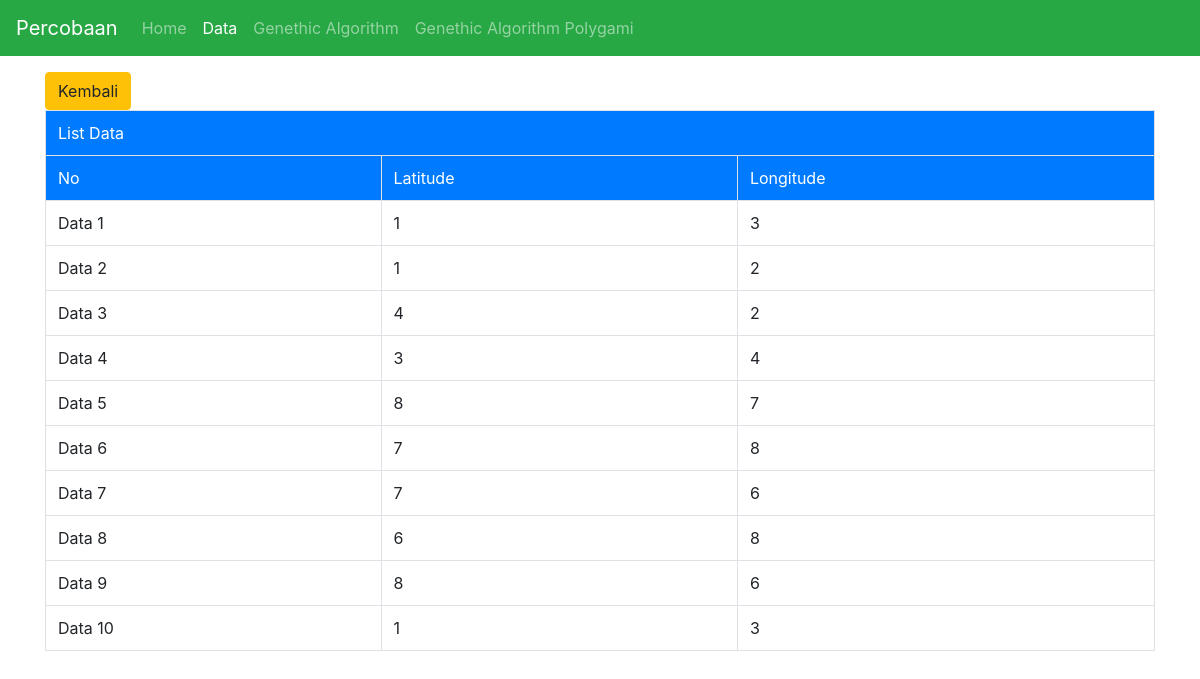
Page /index.php?act=data&detail_id=1 on the committed database.
### tables this page shows
CREATE TABLE `data_detail` (
  `data_detail_id` bigint(20) NOT NULL AUTO_INCREMENT,
  `data_id` bigint(20) DEFAULT NULL,
  `latitude` double DEFAULT NULL,
  `longitude` double DEFAULT NULL,
  PRIMARY KEY (`data_detail_id`)
);

### config/helper.php (called while the page is built, shortened)
<?php
function connection()
{
    $conn = new mysqli("localhost", "root", "", "db_skripsi");
    return $conn;
}
function getDataDetail($dataId = 1)
{
    $data = [];
    $conn = connection();
    $query = mysqli_query($conn, "select * from data_detail where data_id = '$dataId'");
    while ($row = mysqli_fetch_assoc($query)) {
        $data[] = $row;
    }
    return $data;
}

### data.php (the view, shortened to what this page needs)
<?php
$detailId = isset($_REQUEST["detail_id"])?$_REQUEST["detail_id"]:"";
?>
<div class="container mt-3">
    <?php
    if (strlen($detailId)>0) {
        $listData = getDataDetail($detailId);
        $chartData = buildChart($listData, []) ?>
            <a href="index.php?act=data" class="btn btn-warning pull-right"> Kembali</a>
            <table class="table table-bordered">
                <tr class="bg-primary text-white">
                    <td colspan="3">
                        List Data
                    </td>
                </tr>
                <tr class="bg-primary text-white">
                    <td>No</td>
                    <td>Latitude</td>
                    <td>Longitude</td>
                </tr>
                <?php
                foreach ($listData as $key => $data) {
                    ?>
                    <tr class="bg-default">
                        <td>Data <?php echo $key+1?></td>
                        <td><?php echo $data["latitude"]?></td>
                        <td><?php echo $data["longitude"]?></td>
                    </tr>
                    <?php
                } ?>
            </table>
        <div id="map"></div>
    <?php
    }?>
</div>

### index.php (shortened to what this page needs)
<?php
require "config/helper.php";
$act = $_REQUEST?$_REQUEST["act"]:"";
?>
<html>
<head>
<link rel="stylesheet" href="bower_components/bootstrap/dist/css/bootstrap.min.css"></link>
<link rel="stylesheet" href="media/css/custom.css"></link>
</head>
<body>
    <nav class="navbar navbar-expand-lg navbar-dark bg-success">
    <a class="navbar-brand" href="#">Percobaan</a>
    <div class="collapse navbar-collapse" id="navbarNavDropdown">
        <ul class="navbar-nav">
            <li class="nav-item <?php echo $act==""?"active":"";?>">
                <a class="nav-link" href="index.php">Home</a>
            </li>
            <li class="nav-item <?php echo $act=="data"?"active":"";?>">
                <a class="nav-link" href="index.php?act=data">Data</a>
            </li>
            <li class="nav-item <?php echo $act=="ga"?"active":"";?>">
                <a class="nav-link" href="index.php?act=ga">Genethic Algorithm</a>
            </li>
            <li class="nav-item <?php echo $act=="gamean"?"active":"";?>">
                <a class="nav-link" href="?act=gamean1">Genethic Algorithm Polygami</a>
            </li>
        </ul>
    </div>
    </nav>
    <?php
        switch ($act) {
            case "data":
                include "data.php";
                break;
        }
    ?>
</body>
</html>

### media/css/custom.css (style rules this page uses)
textarea, td { vertical-align: top; }
.navbar { border-radius:0px; border:0px; }
#map { height: 500px; width:100%; margin-bottom: 20px; }

### rows in the picture
data_detail: latitude "1", longitude "3"
data_detail: latitude "1", longitude "2"
data_detail: latitude "4", longitude "2"
data_detail: latitude "3", longitude "4"
data_detail: latitude "8", longitude "7"
data_detail: latitude "7", longitude "8"
data_detail: latitude "7", longitude "6"
data_detail: latitude "6", longitude "8"
data_detail: latitude "8", longitude "6"
data_detail: latitude "1", longitude "3"
